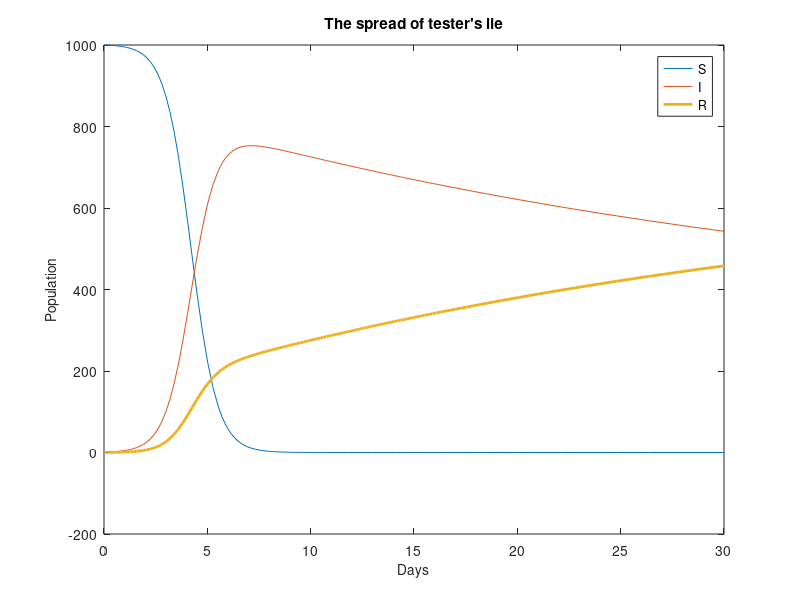

The MATLAB source for this figure:
%test
beta = 0.002;
gamma = 0.02;
p = 0.8;
alpha = 0.009;

sir = @(t,y) [-beta.*y(1).*y(2);p*beta.*y(1).*y(2)-gamma.*y(2)+alpha.*y(3);
gamma.*y(2)-alpha.*y(3)+(1-p)*beta.*y(1).*y(2)];

[t,y] = ode45(sir,[0,30],[1000 1 0]);
plot(t,y( :,1),t,y( :,2),t,y( :,3),"LineStyle","-",'LineWidth',2);
xlabel("Days","FontSize",10);ylabel("Population","FontSize",10);
title("The spread of tester's lie");
legend('S','I','R');
